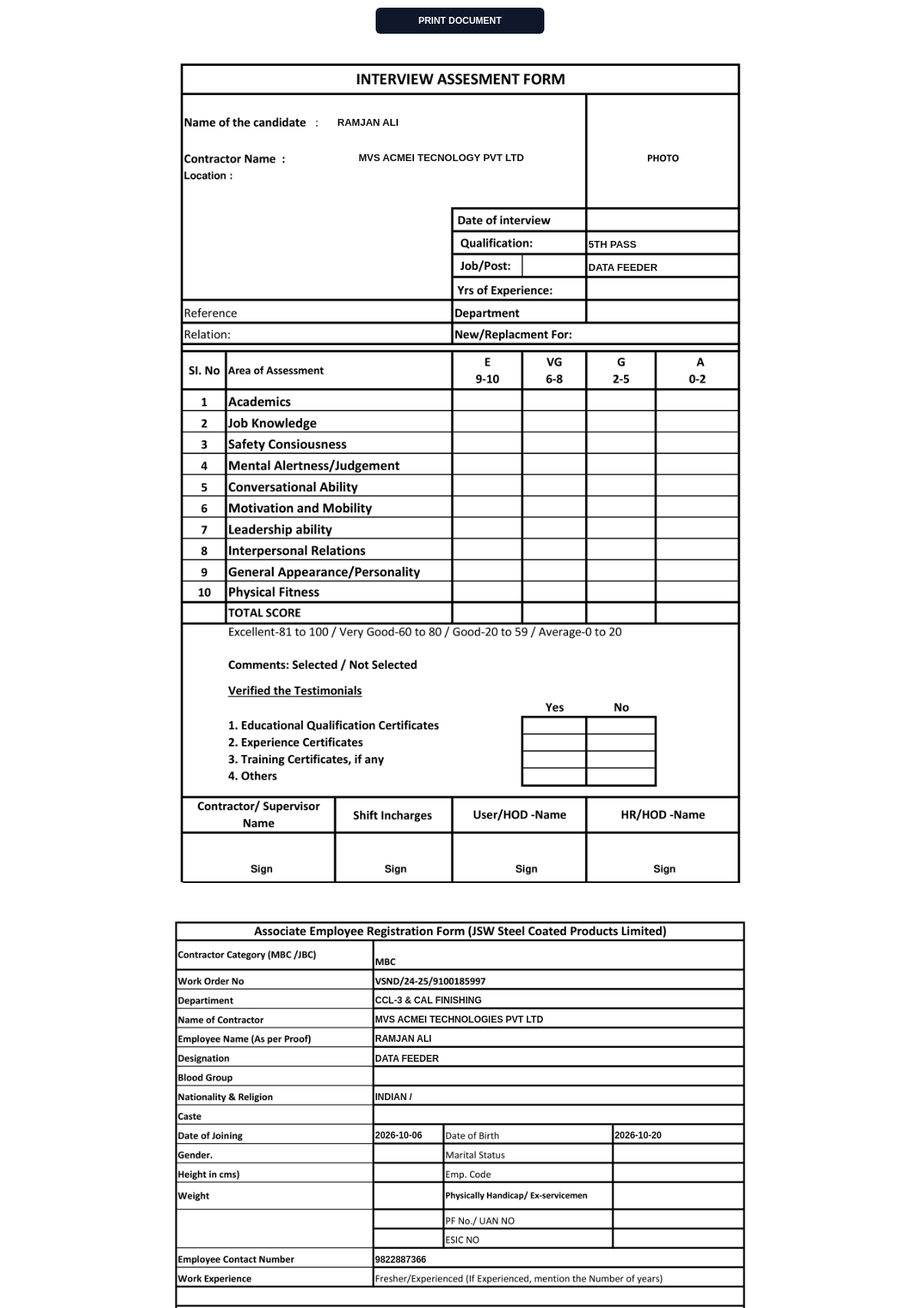
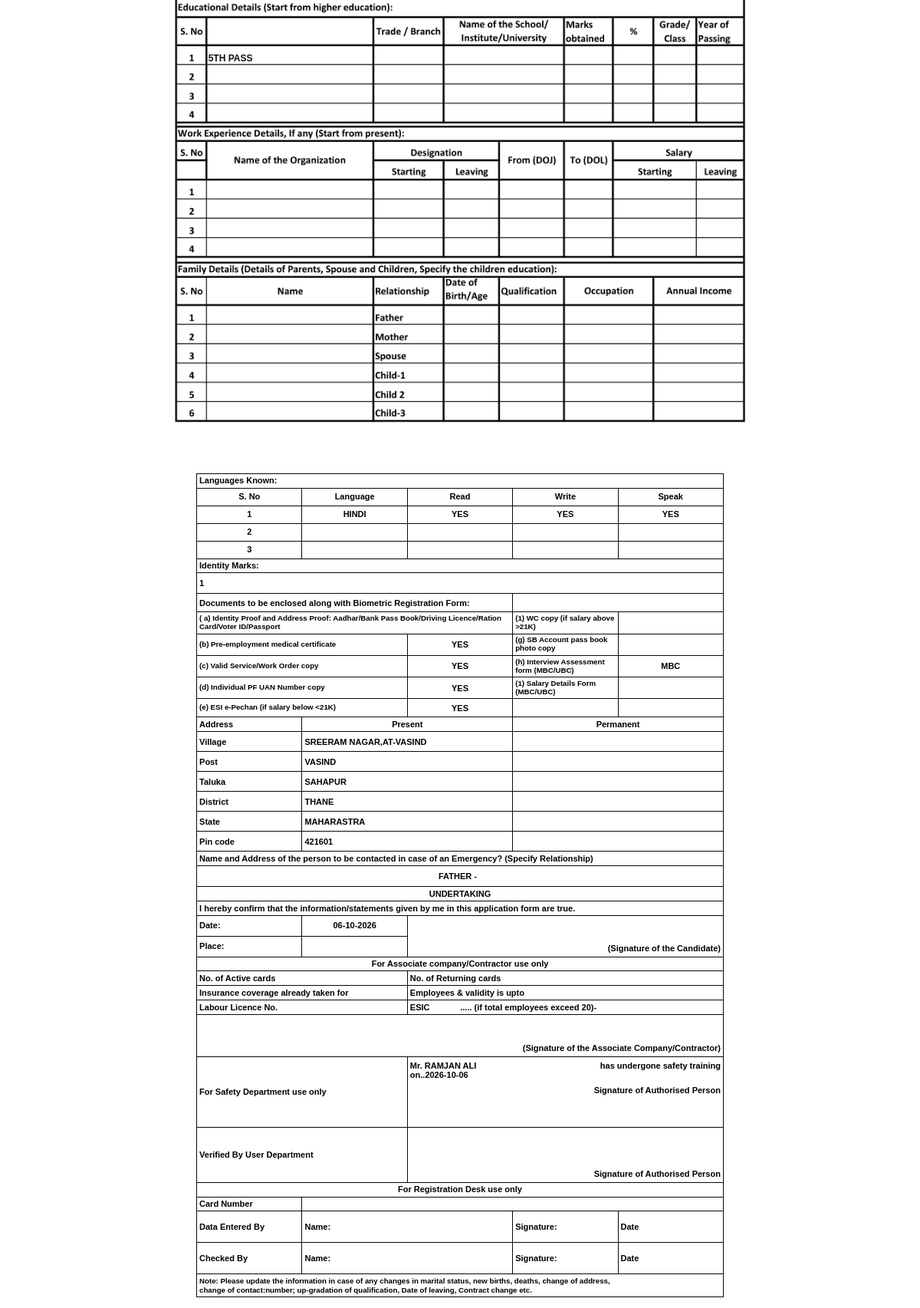
The app's page /admin/print/11 (signed in) with its own data (2 pictures, top to bottom).
### tables this page shows
CREATE TABLE applicants (
            id INTEGER PRIMARY KEY AUTOINCREMENT,
            full_name TEXT, mobile TEXT, qualification TEXT, contractor TEXT, requested_role TEXT,
            skill_level TEXT, dob TEXT, aadhar TEXT, doj TEXT, blood_group TEXT, uan TEXT, esic TEXT, 
            father_name TEXT, mother_name TEXT, wife_name TEXT, alt_mobile TEXT, 
            permanent_address TEXT, religion TEXT, caste TEXT, marital_status TEXT, 
            department TEXT, designation TEXT, identification_mark TEXT, place TEXT,
            status TEXT DEFAULT 'New Request', interview_date TEXT
        , created_at TIMESTAMP DEFAULT CURRENT_TIMESTAMP, experience TEXT, reference TEXT, relation TEXT, replacement_for TEXT, perm_village TEXT, perm_post TEXT, perm_taluka TEXT, perm_district TEXT, perm_state TEXT, perm_pin TEXT, gender TEXT, present_address_line1 TEXT, emergency_contact_name TEXT, emergency_relationship TEXT, lang1_name TEXT, lang1_read TEXT, lang1_write TEXT, lang1_speak TEXT, lang2_name TEXT, lang2_read TEXT, lang2_write TEXT, lang2_speak TEXT, lang3_name TEXT, lang3_read TEXT, lang3_write TEXT, lang3_speak TEXT, qualification_level TEXT, qualification_trade TEXT, qualification_institute TEXT, qualification_marks TEXT, qualification_percentage TEXT, qualification_grade TEXT, qualification_year TEXT, assessment_company TEXT, assessment_location TEXT, appointment_salary TEXT, appointment_issue_date TEXT, appointment_location TEXT, father_age TEXT, father_education TEXT, father_occupation TEXT, father_income TEXT, mother_age TEXT, mother_education TEXT, mother_occupation TEXT, mother_income TEXT, appointment_breakup TEXT);

### app.py (the view)
@app.route('/admin/print/<int:id>')
def print_form(id):
    auth = require_admin()
    if auth:
        return auth
    conn = get_db(); ensure_applicant_schema(conn); app_data = conn.execute('SELECT * FROM applicants WHERE id=?', (id,)).fetchone(); conn.close()
    if not app_data:
        abort(404)
    return render_template('print_template.html', app=app_data)

### app.py (called while the page is built, shortened)
@app.after_request
def security_headers(response):
    response.headers.setdefault('X-Content-Type-Options', 'nosniff')
    response.headers.setdefault('X-Frame-Options', 'SAMEORIGIN')
    response.headers.setdefault('Referrer-Policy', 'strict-origin-when-cross-origin')
    response.headers.setdefault('Permissions-Policy', 'camera=(), microphone=(), geolocation=(), xr-spatial-tracking=(self)')
    if request.path.startswith('/static/'):
        response.headers.setdefault('Cache-Control', 'public, max-age=3600, stale-while-revalidate=86400')
    else:
        response.headers.setdefault('Cache-Control', 'no-store' if request.path.startswith('/admin') or request.path == '/login' else 'private, max-age=0')
    return response

def get_db():
    conn = sqlite3.connect(DB_PATH, timeout=10)
    conn.row_factory = sqlite3.Row
    conn.execute('PRAGMA busy_timeout = 10000')
    conn.execute('PRAGMA foreign_keys = ON')
    return conn

def require_admin():
    return None

### templates/print_template.html (shortened to what this page needs)
<!DOCTYPE html>
<html lang="en">
<head>
</head>
<body>
    <button onclick="window.print()" class="print-btn no-print">PRINT DOCUMENT</button>
    <div class="a4-page official-assessment-page">
      <img class="official-registration-base" src="{{ url_for('static',filename='official-assessment-page1.png',v='3') }}" alt="" aria-hidden="true">
      <span class="official-form-value" style="left:29.849%;top:8.778%;max-width:36.955%">{{ app['full_name'] or '' }}</span>
      <span class="official-form-value" style="left:33.327%;top:12.911%;max-width:35.275%">{{ app['assessment_company'] if app['assessment_company'] is not none else 'MVS ACMEI TECNOLOGY PVT LTD' }}</span>
      <span class="official-form-value" style="left:71.105%;top:22.983%;max-width:23.517%">{{ app['qualification'] or '' }}</span>
      <span class="official-form-value" style="left:71.105%;top:25.644%;max-width:23.517%">{{ app['designation'] or app['requested_role'] or '' }}</span>
    </div>
    <div class="a4-page official-registration-page">
      <img class="official-registration-base" src="{{ url_for('static', filename='official-registration-page2.png', v='1') }}" alt="" aria-hidden="true">
      <span class="official-registration-value" style="left:36.048%;top:11.189%;max-width:60.875%">{{ app['department'] or 'CCL-3 & CAL FINISHING' }}</span>
      <span class="official-registration-value" style="left:36.048%;top:13.445%;max-width:60.875%">MVS ACMEI TECHNOLOGIES PVT LTD</span>
      <span class="official-registration-value" style="left:36.048%;top:15.702%;max-width:60.875%">{{ app['full_name'] or '' }}</span>
      <span class="official-registration-value" style="left:36.048%;top:17.947%;max-width:60.875%">{{ app['designation'] or app['requested_role'] or '' }}</span>
      <span class="official-registration-value" style="left:36.048%;top:22.461%;max-width:60.875%">Indian / {{ app['religion'] or '' }}</span>
      <span class="official-registration-value" style="left:36.048%;top:26.962%;max-width:10.986%">{{ app['doj'] or '' }}</span>
      <span class="official-registration-value" style="left:75.405%;top:26.962%;max-width:21.518%">{{ app['dob'] or '' }}</span>
      <span class="official-registration-value" style="left:36.048%;top:41.382%;max-width:60.875%">{{ app['mobile'] or '' }}</span>
      <span class="official-registration-value" style="left:8.634%;top:53.794%;max-width:26.809%">{{ app['qualification_level'] or app['qualification'] or '' }}</span>
    </div>
    <div class="a4-page p3-exact-page">
        <table class="p3-form" aria-label="Biometric Registration Form continuation">
            <tr><td colspan="5" class="section-title">Languages Known:</td></tr>
            <tr class="h-lang">
                <th style="width:9%;">S. No</th>
                <th style="width:33%;">Language</th>
                <th style="width:19%;">Read</th>
                <th style="width:20%;">Write</th>
                <th style="width:19%;">Speak</th>
            </tr>
            <tr class="h-lang center"><td>1</td><td>{{ app['lang1_name'] or 'HINDI' }}</td><td class="bold">{{ 'YES' if app['lang1_read'] is none or app['lang1_read'] != 'NO' else 'NO' }}</td><td class="bold">{{ 'YES' if app['lang1_write'] is none or app['lang1_write'] != 'NO' else 'NO' }}</td><td class="bold">{{ 'YES' if app['lang1_speak'] is none or app['lang1_speak'] != 'NO' else 'NO' }}</td></tr>
            <tr class="h-lang center"><td>2</td><td></td><td></td><td></td><td></td></tr>
            <tr class="h-lang center"><td>3</td><td></td><td></td><td></td><td></td></tr>
            <tr><td colspan="5" class="section-title">Identity Marks:</td></tr>
            <tr class="h-id"><td colspan="5">1&nbsp;&nbsp;&nbsp;</td></tr>
            <tr class="h-doc">
                <td colspan="3" class="left">Documents to be enclosed along with Biometric Registration Form:</td>
                <td colspan="2" class="center">{{ app['aadhar'] or '' }}</td>
            </tr>
            <tr class="h-doc">
                <td colspan="3" class="doc-text">( a) Identity Proof and Address Proof: Aadhar/Bank Pass Book/Driving Licence/Ration Card/Voter ID/Passport</td>
                <td class="doc-text">(1) WC copy (if salary above &gt;21K)</td>
                <td class="yes-cell"></td>
            </tr>
            <tr class="h-doc">
                <td colspan="2" class="doc-text">(b) Pre-employment medical certificate</td>
                <td class="yes-cell">YES</td>
                <td class="doc-text">(g) SB Account pass book photo copy</td>
                <td class="yes-cell"></td>
            </tr>
            <tr class="h-doc">
                <td colspan="2" class="doc-text">(c) Valid Service/Work Order copy</td>
                <td class="yes-cell">YES</td>
                <td class="doc-text">(h) Interview Assessment form (MBC/UBC)</td>
                <td class="yes-cell">MBC</td>
            </tr>
            <tr class="h-doc">
                <td colspan="2" class="doc-text">(d) Individual PF UAN Number copy</td>
                <td class="yes-cell">YES</td>
                <td class="doc-text">(1) Salary Details Form (MBC/UBC)</td>
                <td class="yes-cell"></td>
            </tr>
            <tr class="h-doc">
                <td colspan="2" class="doc-text">(e) ESI e-Pechan (if salary below &lt;21K)</td>
                <td class="yes-cell">YES</td>
                <td class="doc-text"></td>
                <td class="yes-cell"></td>
            </tr>
            <tr>
                <th class="left" style="width:9%;">Address</th>
                <th colspan="2">Present</th>
                <th colspan="2">Permanent</th>
            </tr>
            <tr class="h-address"><td class="address-label">Village</td><td colspan="2" class="bold caps">SREERAM NAGAR,AT-VASIND</td><td colspan="2" class="bold caps">{{ app['perm_village'] or app['permanent_address'] or '' }}</td></tr>
            <tr class="h-address"><td class="address-label">Post</td><td colspan="2" class="bold caps">VASIND</td><td colspan="2" class="bold caps">{{ app['perm_post'] or '' }}</td></tr>
            <tr class="h-address"><td class="address-label">Taluka</td><td colspan="2" class="bold caps">SAHAPUR</td><td colspan="2" class="bold caps">{{ app['perm_taluka'] or '' }}</td></tr>
            <tr class="h-address"><td class="address-label">District</td><td colspan="2" class="bold caps">THANE</td><td colspan="2" class="bold caps">{{ app['perm_district'] or '' }}</td></tr>
            <tr class="h-address"><td class="address-label">State</td><td colspan="2" class="bold caps">MAHARASTRA</td><td colspan="2" class="bold caps">{{ app['perm_state'] or '' }}</td></tr>
            <tr class="h-address"><td class="address-label">Pin code</td><td colspan="2" class="bold">421601</td><td colspan="2" class="bold">{{ app['perm_pin'] or '' }}</td></tr>
            <tr><td colspan="5">Name and Address of the person to be contacted in case of an Emergency? (Specify Relationship)</td></tr>
            <tr class="h-emergency"><td colspan="5" class="center bold caps">Father - &nbsp;{{ app['father_name'] or '' }}{% if app['alt_mobile'] %}&nbsp; MOBILE NO {{ app['alt_mobile'] }}{% endif %}</td></tr>
            <tr><td colspan="5" class="section-center">UNDERTAKING</td></tr>
            <tr><td colspan="5">I hereby confirm that the information/statements given by me in this application form are true.</td></tr>
            <tr class="h-undertaking">
                <td style="width:9%;">Date:</td>
                <td style="width:28%;" class="center">{% if app['doj'] and app['doj']|length >= 10 %}{{ app['doj'][8:10] }}-{{ app['doj'][5:7] }}-{{ app['doj'][0:4] }}{% else %}{{ app['interview_date'] or '' }}{% endif %}</td>
                <td colspan="3" rowspan="2" class="right signature-bottom">(Signature of the Candidate)</td>
            </tr>
            <tr class="h-undertaking"><td>Place:</td><td class="center caps">{{ app['place'] or '' }}</td></tr>
            <tr><td colspan="5" class="section-center">For Associate company/Contractor use only</td></tr>
            <tr><td colspan="2">No. of Active cards</td><td colspan="3">No. of Returning cards</td></tr>
            <tr><td colspan="2">Insurance coverage already taken for</td><td colspan="3">Employees &amp; validity is upto</td></tr>
            <tr><td colspan="2">Labour Licence No.</td><td colspan="3">ESIC &nbsp;&nbsp;&nbsp;&nbsp;&nbsp;&nbsp;&nbsp;&nbsp;&nbsp;&nbsp;&nbsp;&nbsp;..... (if total employees exceed 20)-</td></tr>
            <tr class="h-associate-sign"><td colspan="5" class="right signature-bottom">(Signature of the Associate Company/Contractor)</td></tr>
            <tr class="h-safety">
                <td colspan="2" class="left">For Safety Department use only</td>
                <td colspan="3" class="left" style="vertical-align:top;padding-top:5px;">
                    Mr. <span class="bold caps">{{ app['full_name'] }}</span> <span style="float:right;">has undergone safety training</span><br>
                    on..{{ app['interview_date'] or app['doj'] or '' }}
                    <span class="signature-label">Signature of Authorised Person</span>
                </td>
            </tr>
            <tr class="h-user">
                <td colspan="2" class="left">Verified By User Department</td>
                <td colspan="3" class="right signature-bottom">Signature of Authorised Person</td>
            </tr>
            <tr><td colspan="5" class="section-center">For Registration Desk use only</td></tr>
            <tr><td style="width:16%;">Card Number</td><td colspan="4"></td></tr>
            <tr class="h-reg">
                <td>Data Entered By</td>
                <td colspan="2">Name:</td>
                <td>Signature:</td>
                <td>Date</td>
            </tr>
            <tr class="h-reg">
                <td>Checked By</td>
                <td colspan="2">Name:</td>
                <td>Signature:</td>
                <td>Date</td>
            </tr>
            <tr><td colspan="5" class="note-cell">Note: Please update the information in case of any changes in marital status, new births, deaths, change of address,<br>change of contact:number; up-gradation of qualification, Date of leaving, Contract change etc.</td></tr>
        </table>
    </div>
</body>
</html>

### templates/print_template.html (style rules this page uses)
* { box-sizing: border-box; -webkit-print-color-adjust: exact !important; print-color-adjust: exact !important; }
html, body { margin: 0 !important; padding: 0 !important; background: #ffffff !important; color: #000000 !important; font-family: Arial, Helvetica, sans-serif; }
.a4-page { width: 210mm; height: 296mm; max-height: 296mm; padding: 8mm 12mm 6mm 12mm; margin: 0 auto; background: #ffffff; overflow: hidden; page-break-after: always; page-break-inside: avoid; break-inside: avoid; position: relative; }
.a4-page:last-child { page-break-after: avoid; }
.official-assessment-page { padding:0!important;height:296mm!important;max-height:296mm!important;overflow:hidden; }
.official-form-value { position:absolute;z-index:1;white-space:nowrap;overflow:hidden;font:700 13px/1.2 Arial,Helvetica,sans-serif;text-transform:uppercase;color:#111; }
.official-registration-page { padding:0!important; height:296mm!important; max-height:296mm!important; overflow:hidden; }
.official-registration-base { display:block; width:100%; height:100%; object-fit:fill; }
.official-registration-value { position:absolute;z-index:1;white-space:nowrap;overflow:hidden;text-overflow:clip;font:700 12px/1.15 Arial,Helvetica,sans-serif;text-transform:uppercase;color:#111; }
.p3-exact-page { padding: 8mm 14mm 8mm 14mm !important; font-family: Arial, Helvetica, sans-serif; }
.p3-form { width: 100%; border-collapse: collapse; table-layout: fixed; margin: 0; font-size: 11px; font-weight: 600; line-height: 1.13; color: #000; }
.p3-form th, .p3-form td { border: 1.75px solid #080808; padding: 2.7px 3px; vertical-align: middle; background: #fff !important; }
.p3-form th { font-weight: 700; text-align: center; }
.p3-form .left { text-align: left; }
.p3-form .center { text-align: center; }
.p3-form .right { text-align: right; }
.p3-form .bold { font-weight: 700; }
.p3-form .caps { text-transform: uppercase; }
.p3-form .section-title { font-weight: 700; text-align: left; }
.p3-form .section-center { font-weight: 700; text-align: center; }
.p3-form .h-lang { height: 23px; }
.p3-form .h-id { height: 27px; }
.p3-form .h-doc { height: 24px; }
.p3-form .h-address { height: 26px; }
.p3-form .h-emergency { height: 27px; }
.p3-form .h-undertaking { height: 27px; }
.p3-form .h-associate-sign { height: 55px; }
.p3-form .h-safety { height: 92px; }
.p3-form .h-user { height: 72px; }
.p3-form .h-reg { height: 41px; }
.p3-form .note-cell { font-size: 9.7px; line-height: 1.18; }
.p3-form .signature-bottom { vertical-align: bottom; padding-bottom: 4px; }
.p3-form .signature-label { display: block; text-align: right; margin-top: 7px; }
.p3-form .address-label { width: 9%; font-weight: 700; }
.p3-form .yes-cell { width: 6%; text-align: center; font-weight: 700; }
.p3-form .doc-text { font-size: 9.7px; }
.print-btn { display: block; width: 220px; margin: 10px auto; padding: 10px; background: #0f172a; color: #ffffff; text-align: center; font-weight: bold; border-radius: 6px; cursor: pointer; border: none; font-size: 12px; }

### records on screen
applicants: full_name "RAMJAN ALI", qualification "5TH PASS", designation "DATA FEEDER", doj "2026-10-06", dob "2026-10-20", mobile "9822887366", doj "06", doj "10", doj "2026"

### other values on screen
{{ app['department'] or 'CCL-3 & CAL FINISHING' }} "CCL-3 & CAL FINISHING"
{{ app['lang1_name'] or 'HINDI' }} "HINDI"
